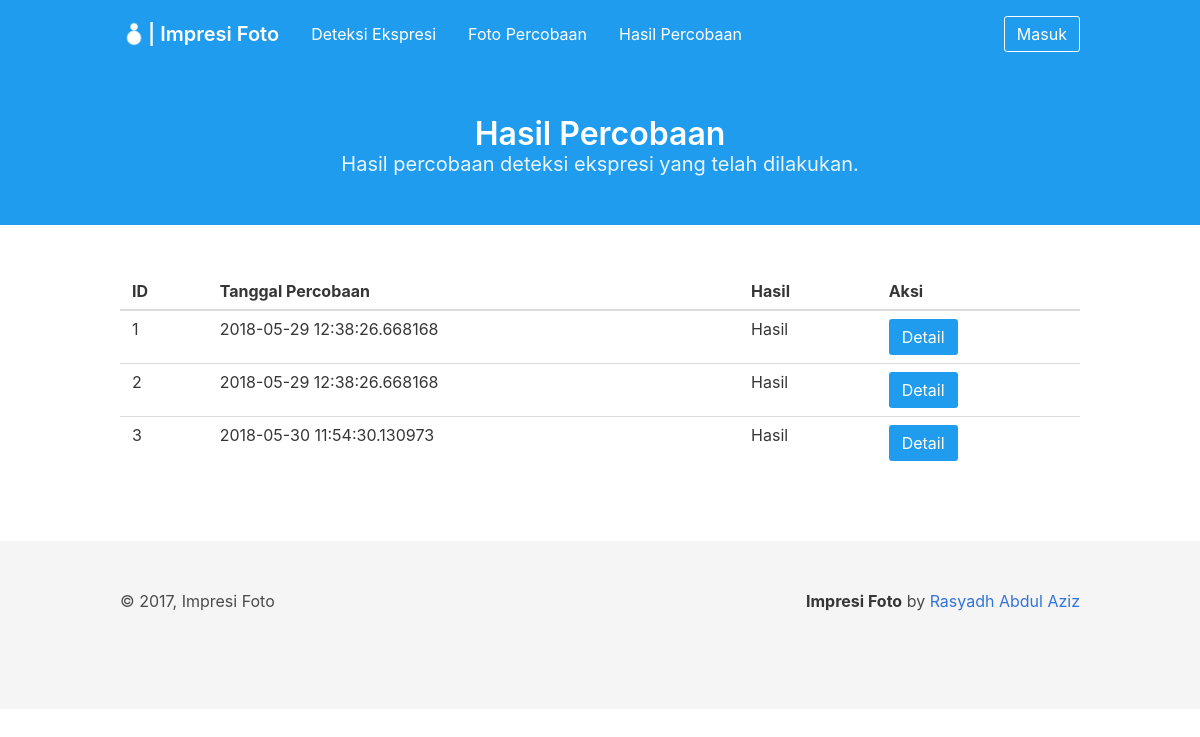
The app's page /detection_results/, older data.
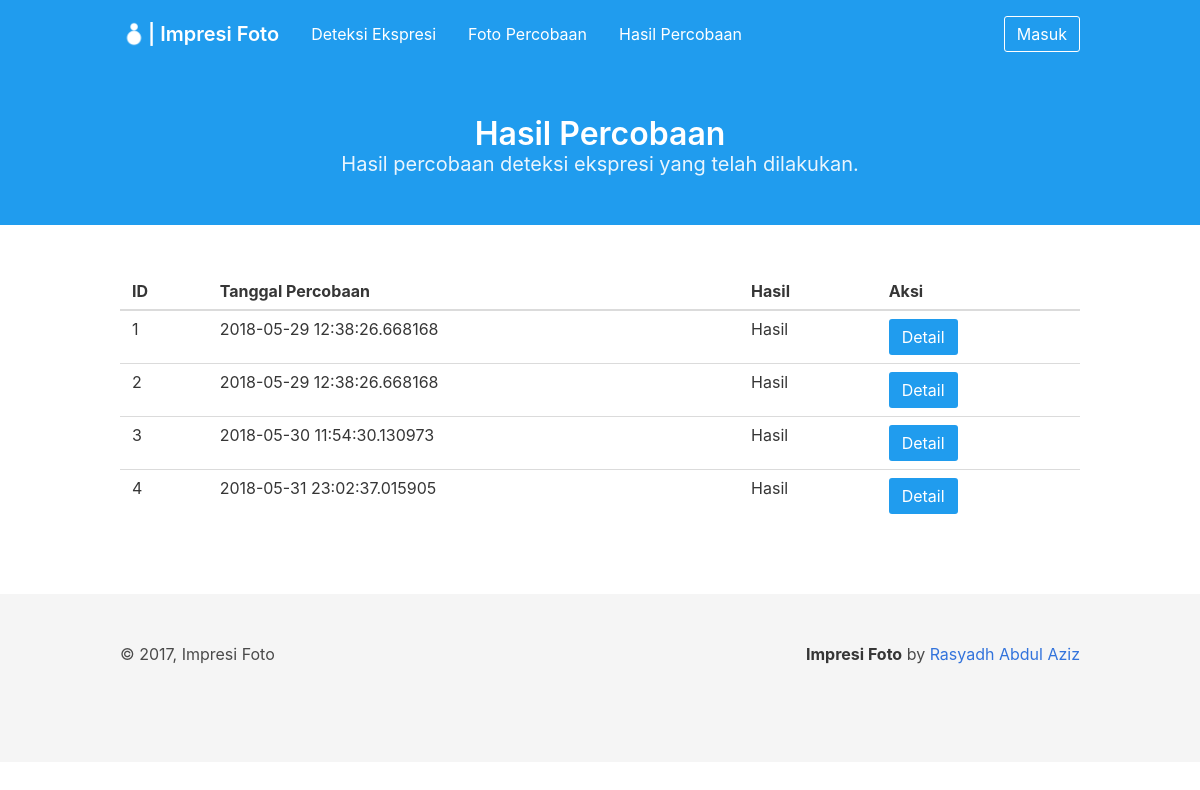
The same page, newer data.
### project/models/result_detection.py (models this page shows, shortened)
class ResultDetection(db.Model):
    __tablename__ = 'result_detection'
    id_result_detection = db.Column(db.Integer, primary_key=True)
    category_photos = db.Column(db.Integer, nullable=False)
    created_at = db.Column(db.DateTime, default=datetime.datetime.now())

### project/views/detection_results.py (the view)
@result.route('/detection_results/')
def index():
    try:
        results = ResultDetection.query.all()
    except Exception as e:
        print('error to get detection result')
        print(e)
    return render_template('detection_results/results.html',
        title="Hasil Percobaan", results=results)

### project/templates/detection_results/results.html (shortened to what this page needs)
{% extends '/base.html' %} {% block content %}
<section class="hero is-info">
    <div class="hero-body">
        <div class="container has-text-centered">
            <h1 class="title">
                Hasil Percobaan
            </h1>
            <h2 class="subtitle">
                Hasil percobaan deteksi ekspresi yang telah dilakukan.
            </h2>
        </div>
    </div>
</section>
<section class="section">
    <div class="container" id="result_table">
        <table class="table is-hoverable is-fullwidth">
            <thead>
                <tr>
                    <th>ID</th>
                    <th>Tanggal Percobaan</th>
                    <th>Hasil</th>
                    <th>Aksi</th>
                </tr>
            </thead>
            <tbody>
                {% if results %} {% for res in results %}
                <tr>
                    <td>{{ res.id_result_detection }}</td>
                    <td>{{ res.created_at }}</td>
                    <td>Hasil</td>
                    <td>
                        <button class="button is-info" onclick="detail_result('{{ res.id_result_detection }}', '{{ res.created_at }}')">Detail</button>
                    </td>
                </tr>
                {% endfor %} {% else %}
                <tr>
                    <td colspan="4" class="has-text-centered">Belum ada hasil percobaan</td>
                </tr>
                {% endif %}
            </tbody>
        </table>
    </div>
</section>
{% endblock %}

### project/templates/base.html (shortened to what this page needs)
<html>
<head>
    <link rel="stylesheet" type="text/css" href="{{ url_for('static', filename='css/bulma.css') }}" />
    <link rel="stylesheet" type="text/css" href="{{url_for('static', filename='css/app.css') }}" />
</head>
<body>
    <nav class="navbar is-info is-transparent navbar-is-medium">
        <div class="container">
            <div class="navbar-brand">
                <a class="navbar-item" href="/">
                    <img class="image" src="{{ url_for('static', filename='image/ImpresiFotoWhite.png') }}" alt="Logo">
                    <h1 class="title is-5 has-text-white">
                        | Impresi Foto
                    </h1>
                </a>
            </div>
            <div class="navbar-menu" id="menu">
                <div class="navbar-start">
                    <a class="navbar-item" href="/detect_expression">
                        Deteksi Ekspresi
                    </a>
                    <a class="navbar-item" href="/photos">
                        Foto Percobaan
                    </a>
                    <a class="navbar-item" href="/results">
                        Hasil Percobaan
                    </a>
                </div>
                <div class="navbar-end">
                    <div class="navbar-item">
                        {% if session['loggedin'] %}
                        <a class="button is-info is-inverted is-outlined" href="/admin">
                            Admin
                        </a>
                        {% else %}
                        <a class="button is-info is-inverted is-outlined" href="/login">
                            Masuk
                        </a>
                        {% endif %}
                    </div>
                </div>
            </div>
        </div>
    </nav>
    {% block content %} {% endblock %}
    <footer class="footer">
        <div class="container">
            <div class="level">
                <div class="level-left">
                    <div class="level-item">
                        &copy; 2017, Impresi Foto
                    </div>
                </div>
                <div class="level-right">
                    <div class="level-item">
                        <p>
                            <strong>Impresi Foto</strong> by
                            <a href="github.com/rasyadh">Rasyadh Abdul Aziz</a>
                        </p>
                    </div>
                </div>
            </div>
        </div>
    </footer>
</body>
</html>

### project/static/css/app.css (style rules this page uses)
.navbar-is-medium { min-height: 4.25rem; }

Row changes from the older to the newer data that the page shows:
added ResultDetection: id_result_detection "4", created_at "2018-05-31 23:02:37.015905"
